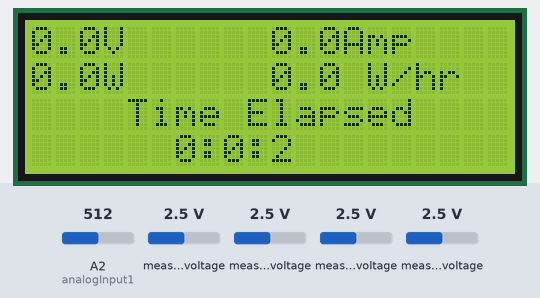
Simulated run of this sketch. Board: Arduino Uno, built with avr-gcc and run on an emulated ATmega328P. On the bench: 20×4 character LCD. Inputs (shaded band) come from the test bench; at power-on: A2 (analogInput1) = 512, measured voltage 2.5 V. What the sketch prints to the serial monitor is not drawn.

Above: at 1.2 s.
1.3 s: A2 (analogInput1) set to 716
At 2.8 s:
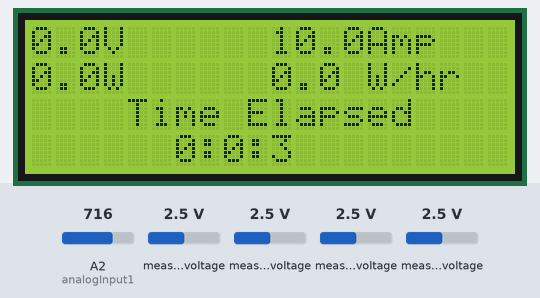
4.7 s: A2 (analogInput1) set to 992
At 6.2 s:
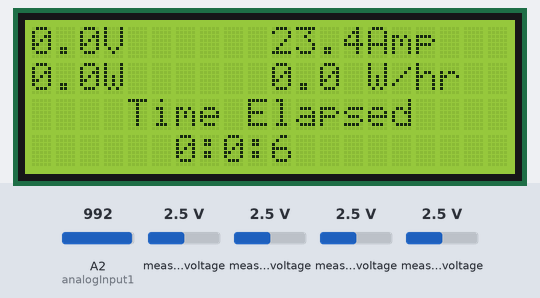
7.9 s: A2 (analogInput1) set to 306
At 10.2 s:
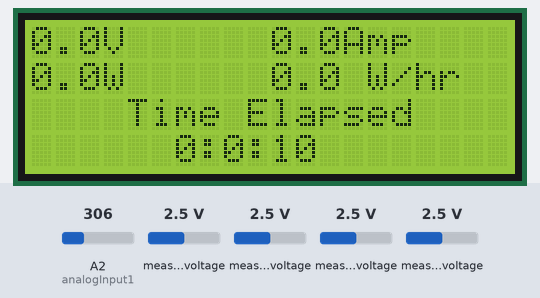
Timing chart, 0 to 11.7 s (numbered marks = the images above; inputs shaded):
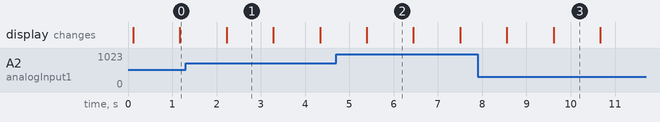

The sketch:

Voltage.ino
```cpp
/*
   The circuit: /////////////////////////LCD wiring is same as hello world //////
   LCD RS pin to digital pin 12
   LCD Enable pin to digital pin 11
   LCD D4 pin to digital pin 5
   LCD D5 Pin to digital pin 4
   LCD D6 pin to digital pin 3
   LCD D7 pin to digital pin 2
   LCD R/W pin to ground
   10K resistor:
   ends to +5v and ground
   Pot to LCD v0 pin (pin 3)
*/

#include <LiquidCrystal.h>
#include <Wire.h>
#include <Adafruit_ADS1015.h>

Adafruit_ADS1115 ads;
const float multiplier = 0.02;

int H = 0;
int M = 0;
int S = 0;
int flag = 0;

//int analogInput0 = A0;                                   // port for sence voltage
int analogInput1 = A2;                                  //  port for measure current

double Volts = 0.0;
double vout = 0.0;
double vin = 0.0;
int value;

LiquidCrystal lcd(7, 8, 9, 10, 11, 12);

double Power;
double PowerWh;

void setup()

{
  Serial.begin(9600);

  // Descomentar el que interese
  // ads.setGain(GAIN_TWOTHIRDS);  +/- 6.144V  1 bit = 0.1875mV (default)
  // ads.setGain(GAIN_ONE);        +/- 4.096V  1 bit = 0.125mV
  // ads.setGain(GAIN_TWO);        +/- 2.048V  1 bit = 0.0625mV
  // ads.setGain(GAIN_FOUR);       +/- 1.024V  1 bit = 0.03125mV
  // ads.setGain(GAIN_EIGHT);      +/- 0.512V  1 bit = 0.015625mV
  // ads.setGain(GAIN_SIXTEEN);    +/- 0.256V  1 bit = 0.0078125mV
  ads.begin();

  //pinMode(analogInput0, INPUT);                               //A0 sets as input
  pinMode(analogInput1, INPUT);                              // A2 set as input

  lcd.begin(20, 4);

}

void loop()
{

  //////////////////////////////////////////////////////////////////////////////////////////////////////////////////////////////////////
  //////////////////////////////////////////////////////////////////////////////////////////////////////////////////////////////////////
  /////////////////////                                                                                           /////////////////////
  ////////////////////   Voltage = (((Arduino measured analog reading) * (5/1024)) /(r2/r1+r2)) * (Power factor ) ////////////////////
  /////////////////////                                                                                           ////////////////////
  //////////////////////////////////////////////////////////////////////////////////////////////////////////////////////////////////
  //////////////////////////////////////////////////////////////////////////////////////////////////////////////////////////////////
  int16_t adc0, adc1, adc2, adc3;


  adc0 = ads.readADC_SingleEnded(0);
  adc1 = ads.readADC_SingleEnded(1);
  adc2 = ads.readADC_SingleEnded(2);
  adc3 = ads.readADC_SingleEnded(3);
  Serial.print("AIN0: "); Serial.println(adc0 * multiplier);
  Serial.print("AIN1: "); Serial.println(adc1 * multiplier);
  Serial.print("AIN2: "); Serial.println(adc2 * multiplier);
  Serial.print("AIN3: "); Serial.println(adc3 * multiplier);
  Serial.println(" ");
  lcd.clear();


  //value = analogRead(analogInput0);      // analogRead (analogInput0) Reads the value from the analog pin A0.
  //The Arduino board contains a 6 channel (8 channels on the Mini and Nano, 16 on the Mega),
  //10-bit analog to digital converter. This means that it will map input voltages between 0 and 5 volts into integer values between 0 and 1023.
  //This yields a resolution between readings of: 5 volts / 1024 units or, .0049 volts (4.9 mV) per unit. The input range and resolution can be
  //changed using analogReference().
  //It takes about 100 microseconds (0.0001 s) to read an analog input, so the maximum reading rate is about 10,000 times a second.
  // Voltage = (((Arduino measured analog reading) * (5/1024)) /(r2/r1+r2)) * (Power factor )

  //vout = (value)  *  (5 / 1024.0);

  Volts = adc0 * multiplier;    //formula for voltage divider  r2/(r1+r2)  actual value of calculation
  // is 0.90909090909090909090909090909091 but i changed its value to 0.999
  // for getting accrate voltage reading by compare it with DSO reading
  // power factor = output voltage / input voltage ,55/5=11 and here actual calculation is  power factor = 11.0447365


  if (Volts < 0)
  {
    Volts = 0;
  }


  ////////////////////////////////
  ///*current sensing formula*/////
  ////////////////////////////////
  ////////////////////////////////////////////////////////////////////////////////////
  /////////                Measuring Current Using ACS712                    /////////
  ///Current = (AcsOffset - (Arduino measured analog reading)) / Sensitivity /////////
  ////////////////////////////////////////////////////////////////////////////////////


  {
    unsigned int X = 0;
    float AcsADCValue = 0.0, Samples = 0.0, AvgAcsADC = 0.0, AcsValueF = 0.0;
    for (int x = 0; x < 10; x++)
    {

      AcsADCValue = analogRead(A2);        // analogRead(A5)Reads the value from the  analog pin A5.
      //The Arduino board contains a 6 channel (8 channels on the Mini and Nano, 16 on the Mega),
      //10-bit analog to digital converter. This means that it will map input voltages between 0 and 5 volts into integer values between 0 and 1023.
      //This yields a resolution between readings of: 5 volts / 1024 units or, .0049 volts (4.9 mV) per unit. The input range and resolution can be
      //changed using analogReference().
      //It takes about 100 microseconds (0.0001 s) to read an analog input, so the maximum reading rate is about 10,000 times a second.
      Samples = Samples + AcsADCValue;

    }

    AvgAcsADC = (Samples / 10.0);           //taking avarage of 10 values , AvgAcsADC should be be 512 0r 511 ie, Arduino ADC reads  5 volt at A5 port as 1024
    //At zero current 2.5 volt will present in A5 port that means ADC of arduino reads it as 512 or 511 (5/2=2.5 and 1024/2=512).
    //if it is 510 or below result -ve value in current reading so for acorrection make the next de-activated line active with
    //the numeric numer 1 or 2 according to your sensor input.
    //AvgAcsADC+=1;


    AcsValueF = (AvgAcsADC * 0.0048828125); // AcsValueF is the Voltage reads by ACS 712 sensor. Actual logic is Acs712 reading * 5/1024 = voltage measured by Acs 712,  5/1024=0.0048828125.

    AcsValueF -= 2.5;                       // When  zero current flows through the sensor it shows a voltage of VCC/2 ie 5/2= 2.5v this known as offset voltage.
    //For getting value of current, current = offset voltage - voltage measured by  ACS sensor

    //float Current = AvgAcsADC;            // this code line is no need for current calculaton. i have mentioned it for get ADC value of A5 for most accurate calculation

    float Current = AcsValueF / .1;         //sensor ACS 712 20A  has sensitivity of 100mV  , Sensitivity of 30A is 66mV and sensitivity of 5A is 185 mV
    //use this value  the code with respect of your sensor current capacity.
    //Current = (AcsOffset - (Arduino measured analog reading)) / Sensitivity
    if (Current < 0)
    {
      Current = 0;
    }


    Power = (Volts * Current);                      // Calculation of Power
    PowerWh = (Power / 3600);                     //Calculation of watt/ hr , 3600 is the number of seconds in 1 Hr


    S = S + 1;                                     // Calculation of 24Hr elapsed Timer which will gives running time
    if (S == 60)
    {
      S = 0;
      M = M + 1;
    }
    lcd.clear();
    if (M == 60)
    {
      M = 0;
      H = H + 1;
      flag = flag + 1;
    }
    if (flag == 24)
    {
      flag = 0;
    }

    lcd.setCursor(0, 0);
    lcd.print("                  ");
    lcd.setCursor(0, 0);
    lcd.print(Volts, 1);
    lcd.print("V");

    lcd.setCursor(10, 0);
    lcd.print("                  ");
    lcd.setCursor(10, 0);
    lcd.print(Current, 1);
    lcd.print("Amp");

    lcd.setCursor(0, 1);
    lcd.print("                 ");
    lcd.setCursor(0, 1);
    lcd.print(Power, 1);
    lcd.print("W");

    lcd.setCursor(10, 1);
    lcd.print("                 ");
    lcd.setCursor(10, 1);
    lcd.print(PowerWh, 1);
    lcd.print(" W/hr");
    //delay(1000);

    lcd.setCursor(4, 2);
    lcd.print("Time Elapsed");

    lcd.setCursor(6, 3);
    lcd.print(H);
    lcd.print(":");
    lcd.print(M);
    lcd.print(":");
    lcd.print(S);

    delay(998);


  }
}
```

Measured:
- what the display in image 1 shows lasts 1.1 s, from 2.2 s to 3.3 s
